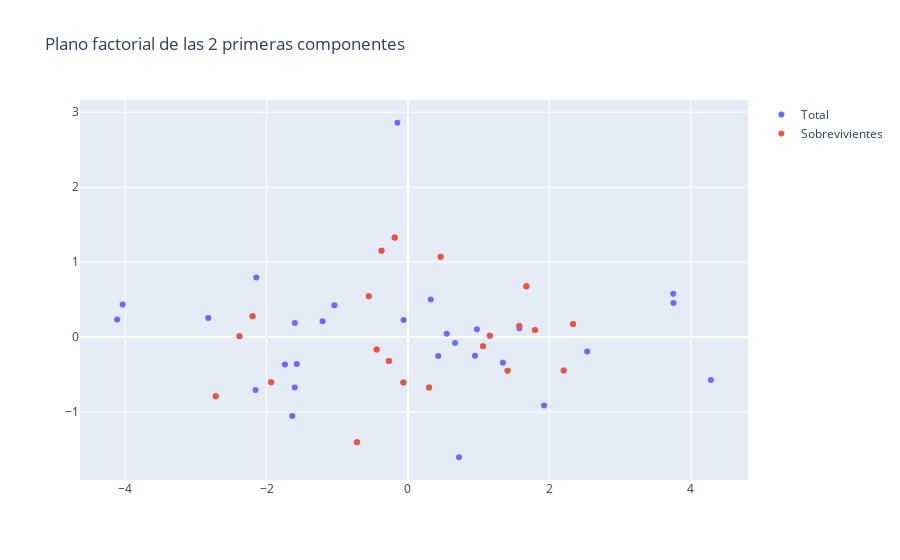

Source (notebook cell):
### Code cell
import plotly.graph_objects as go
fig = go.Figure()

# Add traces
fig.add_trace(go.Scatter(x=Pca_Tra['PC1'], y=Pca_Tra['PC2'],
                    mode='markers',
                    name='Total'))

fig.add_trace(go.Scatter(x=p21['PC1'], y=p21['PC2'],
                    mode='markers',
                    name='Sobrevivientes'))

fig.update_layout(title='Plano factorial de las 2 primeras componentes')

fig.show()
